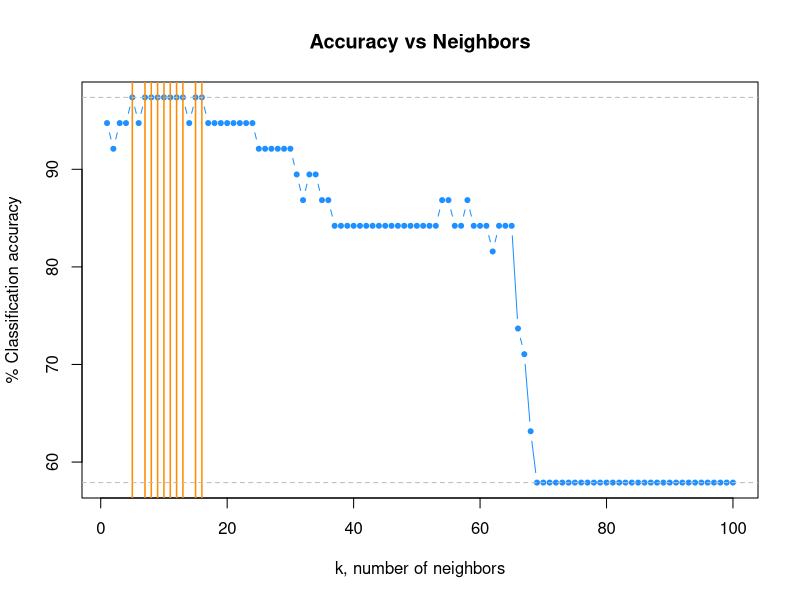

The R source for this figure:
## ---- chunk 1
# Load library
library(class)

# Read data
data <- iris

# Normalization of all columns except Species
data[, -5] <- scale(iris[, -5])

# Reproducible results
set.seed(1234)

# 70% train and 30% test
ind <- sample(2, nrow(data), replace=TRUE, prob=c(0.7, 0.3))
trainData <- data[ind==1,]
testData <- data[ind==2,]
## ---- chunk 2
# Execution of k-NN with k=1
KnnTestPrediction_k1 <- knn(trainData[, -5], testData[, -5],
                            trainData$Species, k=1, prob=TRUE)

# Execution of k-NN with k=2
KnnTestPrediction_k2 <- knn(trainData[, -5], testData[, -5],
                            trainData$Species, k=2, prob=TRUE)

# Execution of k-NN with k=3
KnnTestPrediction_k3 <- knn(trainData[, -5], testData[, -5],
                            trainData$Species, k=3, prob=TRUE)
## ---- chunk 3
# Confusion matrix of KnnTestPrediction_k1
table(testData$Species, KnnTestPrediction_k1)
## ---- chunk 4
# Classification accuracy of KnnTestPrediction_k1
sum(KnnTestPrediction_k1==testData$Species)/length(testData$Species)*100
## ---- chunk 5
# Confusion matrix of KnnTestPrediction_k2
table(testData$Species, KnnTestPrediction_k2)

# Classification accuracy of KnnTestPrediction_k2
sum(KnnTestPrediction_k2==testData$Species)/length(testData$Species)*100

# Confusion matrix of KnnTestPrediction_k3
table(testData$Species, KnnTestPrediction_k3)

# Classification accuracy of KnnTestPrediction_k3
sum(KnnTestPrediction_k3==testData$Species)/length(testData$Species)*100
## ---- chunk 6
# Empty variables
KnnTestPrediction <- list()
accuracy <- numeric()

# From k=1 to k=100...
for(k in 1:100){

  # KnnTestPrediction for each k
  KnnTestPrediction[[k]] <- knn(trainData[,-5], testData[,-5], trainData$Species, k, prob=TRUE)
    
  # Accuracy for each k   
  accuracy[k] <- sum(KnnTestPrediction[[k]]==testData$Species)/length(testData$Species)*100

}

# Accuracy vs Choice of k
plot(accuracy, type="b", col="dodgerblue", cex=1, pch=20,
     xlab="k, number of neighbors", ylab="% Classification accuracy", 
     main="Accuracy vs Neighbors")

# Add lines indicating k with best accuracy
abline(v=which(accuracy==max(accuracy)), col="darkorange", lwd=1.5)

# Add line for max accuracy seen
abline(h=max(accuracy), col="grey", lty=2)

# Add line for min accuracy seen 
abline(h=min(accuracy), col="grey", lty=2)
